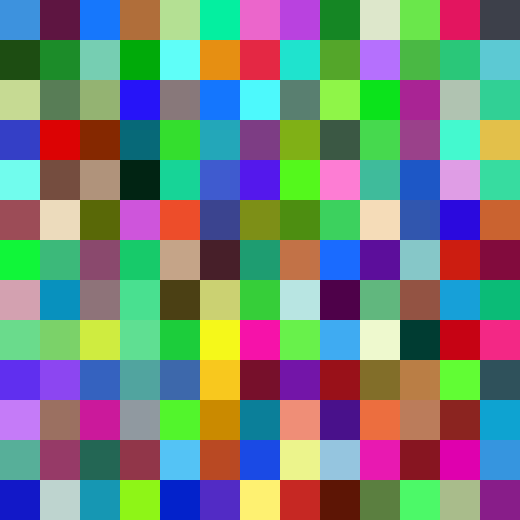

The Python source for this figure:
#! /usr/bin/python

#Image placeholder generator
#MIT LICENSE

from PIL import Image
from random import randint


def create_image(dimx = 520, dimy =520, x=20 ,y=20, bg = 'rgb(155,0,0)' ):
   
    image = Image.new('RGB',(dimx,dimy), bg )
    
    for stepx in range(0,dimx,x):
        for stepy in range(0,dimy,y):
            str_rgb = "rgb({0},{1},{2})".format(randint(0,255), randint(0,255), randint(0,255))
            image.paste(Image.new('RGB', (x,y), str_rgb), (stepx,stepy))  
    return image

def main():
    im = create_image()
    im.save('ppplop.png', optimize=True)

if __name__ == '__main__':
    main()
